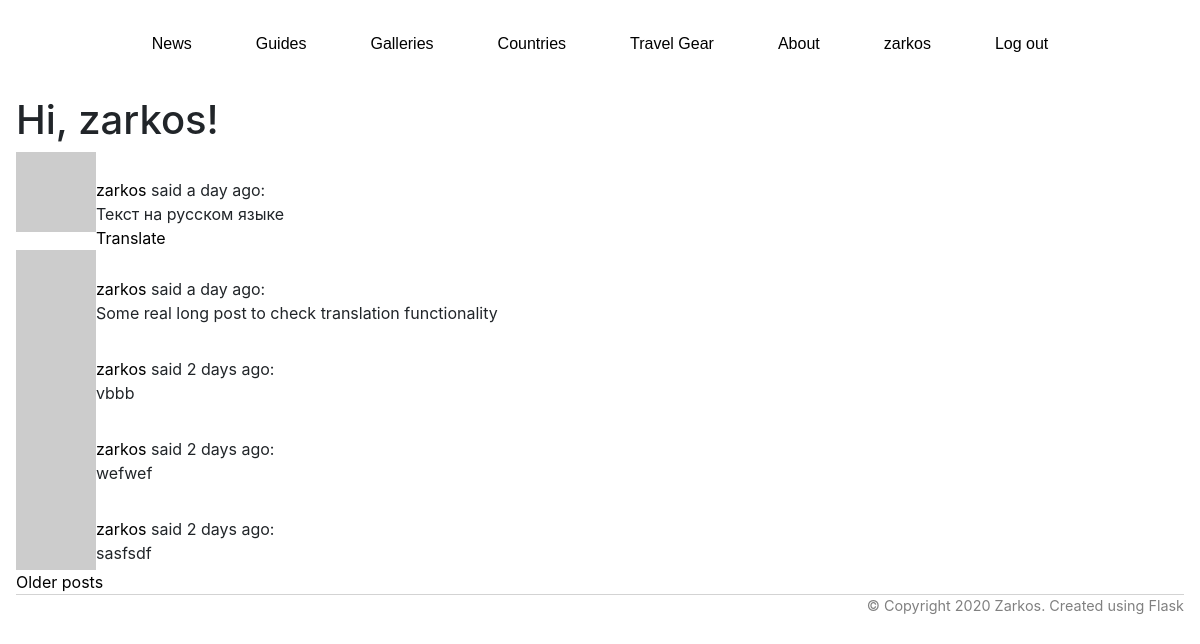
Page /explore/ (signed in) on the committed database.
### seatravel/models.py (models this page shows, shortened)
class User(UserMixin, db.Model):
    id = db.Column(db.Integer, primary_key=True)
    username = db.Column(db.String(64), index=True, unique=True)
    email = db.Column(db.String(120), index=True, unique=True)
    password_hash = db.Column(db.String(128))
    posts = db.relationship('Post', backref='author', lazy='dynamic')
    about_me = db.Column(db.String(140))
    last_seen = db.Column(db.DateTime, default=datetime.utcnow)
    followed = db.relationship(
        'User', secondary=followers,
        primaryjoin=(followers.c.follower_id == id),
        secondaryjoin=(followers.c.followed_id == id),
        backref=db.backref('followers', lazy='dynamic'), lazy='dynamic')
    def avatar(self, size):
        digest = md5(self.email.lower().encode('utf-8')).hexdigest()
        return 'https://www.gravatar.com/avatar/{}?d=identicon&s={}'.format(
            digest, size)

class Post(db.Model):
    id = db.Column(db.Integer, primary_key=True)
    body = db.Column(db.String(140))
    timestamp = db.Column(db.DateTime, index=True, default=datetime.utcnow)
    user_id = db.Column(db.Integer, db.ForeignKey('user.id'))
    language = db.Column(db.String(5))

### seatravel/main/routes.py (the view)
@bp.route('/explore/')
@login_required
def explore():
    page = request.args.get('page', 1, type=int)
    posts = Post.query.order_by(Post.timestamp.desc()).paginate(
        page, current_app.config['POSTS_PER_PAGE'], False)
    next_url = url_for('main.explore', page=posts.next_num) \
        if posts.has_next else None
    prev_url = url_for('explore', page=posts.prev_num) \
        if posts.has_prev else None
    return render_template("index.html", title='Explore', posts=posts.items,
                           next_url=next_url, prev_url=prev_url)

### seatravel/main/routes.py (called while the page is built)
@bp.before_request
def before_request():
    if current_user.is_authenticated:
        current_user.last_seen = datetime.utcnow()
        db.session.commit()
    g.locale = str(get_locale())

### seatravel/models.py (called while the page is built)
@login.user_loader
def load_user(id):
    return User.query.get(int(id))

### seatravel/templates/index.html (shortened to what this page needs)
{% extends "base.html" %}
{% block content %}
    <h1>Hi, {{ current_user.username }}!</h1>
    {% for post in posts %}
        {% include '_post.html' %}
    {% endfor %}
    {% if next_url %}
    <a href="{{ next_url }}">Older posts</a>
    {% endif %}
{% endblock %}

### seatravel/templates/base.html (shortened to what this page needs)
<!DOCTYPE html>
<html lang="en">
<head>
    <link rel="stylesheet" href="{{ url_for('static', filename='reset.css') }}">
    <link rel="stylesheet" href="https://stackpath.bootstrapcdn.com/bootstrap/4.4.1/css/bootstrap.min.css">
    <link rel="stylesheet" href="{{ url_for('static', filename='main.css') }}">
</head>
<body>
    <header>
        <ul>
            <a href="{{ url_for('main.news') }}"><li>News</li></a>
            <a href="{{ url_for('main.guides') }}"><li>Guides</li></a>
            <a href="{{ url_for('main.galleries') }}"><li>Galleries</li></a>
            <a href="{{ url_for('main.countries') }}"><li>Countries</li></a>
            <a href="{{ url_for('main.gear') }}"><li>Travel Gear</li></a>
            <a href="{{ url_for('main.about_me') }}"><li>About</li></a>
            {% if current_user.is_anonymous %}
                <a href="{{ url_for('auth.login') }}"><li>Sign up</li></a>
            {% else %}
                <a href="{{ url_for('main.user', username=current_user.username) }}">
                    <li>{{ current_user.username }}</li>
                </a>
                <a href="{{ url_for('auth.logout') }}">
                    <li>Log out</li>
                </a>
            {% endif %}
        </ul>
    </header>
    <main>
        {% block content %}{% endblock %}
    </main>
    <footer>
        <div class='copy'>
            &copy; Copyright 2020 Zarkos. Created using Flask
        </div>
    </footer>
</body>
</html>

### seatravel/templates/_post.html
<table>
    <tr valign="top">
        <td><img src="{{ post.author.avatar(36) }}"></td>
        <td><a href="{{ url_for('main.user', username=post.author.username) }}">
            {{ post.author.username }}
        </a>
        said {{ moment(post.timestamp).fromNow() }}:
        <br>
        <span id="post{{ post.id }}">{{ post.body }}</span>
        <br>
        {% if post.language and post.language != g.locale %}
            <span id="translation{{ post.id }}">
                <a href="javascript:translate(
                            '#post{{ post.id }}',
                            '#translation{{ post.id }}',
                            '{{ post.language }}',
                            '{{ g.locale }}');">{{ _('Translate') }}</a>
            </span>
        {% endif %}
        </td>
    </tr>
</table>

### seatravel/static/main.css (style rules this page uses)
body { max-width: 1200px; margin: 0 auto; padding: 0rem 1rem; }
ul { display: flex; flex-direction: row; justify-content: center; }
li { list-style: none; display: inline-block; font-family: Arial, Helvetica, sans-serif; font-size: 1rem; padding: 2rem; box-sizing: border-box; max-height: 5rem; }
a { color: black; font-style: none; }
footer { color: grey; font-size: 0.9rem; border-top: 1px solid lightgray; display: flex; justify-content: flex-end; }

### rows in the picture
User: username "zarkos"
Post: author.username "zarkos", timestamp "a day ago", body "Текст на русском языке"
Post: author.username "zarkos", timestamp "a day ago", body "Some real long post to check translation functionality"
Post: author.username "zarkos", timestamp "2 days ago", body "vbbb"
Post: author.username "zarkos", timestamp "2 days ago", body "wefwef"
Post: author.username "zarkos", timestamp "2 days ago", body "sasfsdf"
